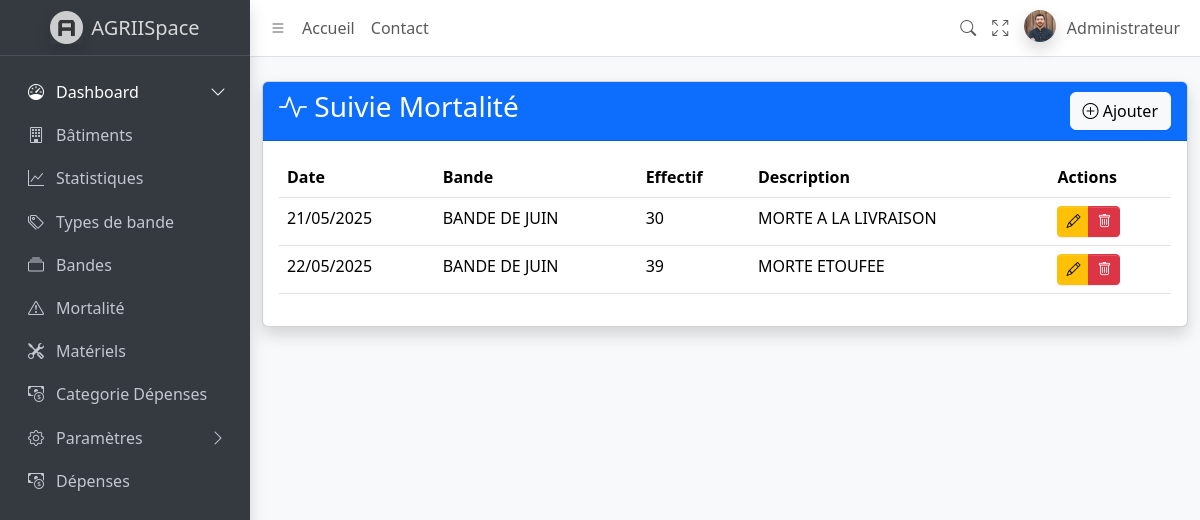
Screenshot of /mortalites/ with the database file from the repository.
### ispace/models.py (models this page shows, shortened)
class Mortalite(models.Model):
    date = models.DateField()
    bande = models.ForeignKey(Bande, on_delete=models.CASCADE)
    effectif = models.PositiveIntegerField()
    description = models.TextField(blank=True)

class Bande(models.Model):
    batiment = models.ForeignKey(Batiment, on_delete=models.CASCADE)
    code_bande = models.CharField(max_length=50, unique=True)
    date_debut = models.DateField(null=True, blank=True)
    date_fin = models.DateField(null=True, blank=True)
    effectif_depart = models.PositiveIntegerField()
    type_bande = models.ForeignKey(TypeBande, on_delete=models.SET_NULL, null=True)

### ispace/views.py (the view)
# urls.py: path('mortalites/', views.MortaliteListView.as_view(), name='mortalite_list'),
class MortaliteListView(ListView):
    model = Mortalite
    template_name = 'mortalite_list.html'
    context_object_name = 'mortalites'
    def get_queryset(self):
        return Mortalite.objects.select_related('bande')

### ispace/templates/ispace/mortalite_list.html
{% extends 'ispace/base.html' %}
{% block content %}
<div class="container py-4">
    <div class="card shadow">
        <div class="card-header bg-primary text-white">
            <div class="d-flex justify-content-between align-items-center">
                <h3><i class="bi bi-activity"></i> Suivie  Mortalité</h3>
                <a href="{% url 'mortalite_add' %}" class="btn btn-light">
                    <i class="bi bi-plus-circle"></i> Ajouter
                </a>
            </div>
        </div>
        <div class="card-body">
            <div class="table-responsive">
                <table class="table table-hover">
                    <thead>
                        <tr>
                            <th>Date</th>
                            <th>Bande</th>
                            <th>Effectif</th>
                            <th>Description</th>
                            <th>Actions</th>
                        </tr>
                    </thead>
                    <tbody>
                        {% for mort in mortalites %}
                        <tr>
                            <td>{{ mort.date|date:"d/m/Y" }}</td>
                            <td>{{ mort.bande.code_bande }}</td>
                            <td>{{ mort.effectif }}</td>
                            <td>{{ mort.description|truncatechars:30 }}</td>
                            <td>
                                <div class="btn-group">
                                    <a href="{% url 'mortalite_edit' mort.id %}" class="btn btn-sm btn-warning">
                                        <i class="bi bi-pencil"></i>
                                    </a>
                                    <a href="{% url 'mortalite_delete' mort.id %}" class="btn btn-sm btn-danger"
                                       onclick="return confirm('Supprimer cet enregistrement?')">
                                        <i class="bi bi-trash"></i>
                                    </a>
                                </div>
                            </td>
                        </tr>
                        {% endfor %}
                    </tbody>
                </table>
            </div>
        </div>
    </div>
</div>
{% endblock %}

### rows the page displays
Mortalite: date "21/05/2025", bande.code_bande "BANDE DE JUIN", effectif "30", description "MORTE A LA LIVRAISON"
Mortalite: date "22/05/2025", bande.code_bande "BANDE DE JUIN", effectif "39", description "MORTE ETOUFEE"
